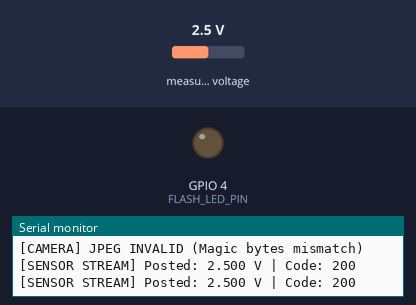
The sketch below on a simulated ESP32. Shown: output pins drawn as LEDs (lit = HIGH), the last lines printed to the serial monitor. The inputs (shaded band) are chosen by the test bench; at power-on: measured voltage 2.5 V. WiFi joins after 1.5 s; servers stay silent unless stated; uploads are accepted with an empty reply; the camera gives no picture.

Above: at 4.5 s.
4.6 s: measured voltage set to 0.5 V
7.6 s: measured voltage set to 0.2 V
9.1 s: measured voltage set to 1.2 V
At 11.95 s:
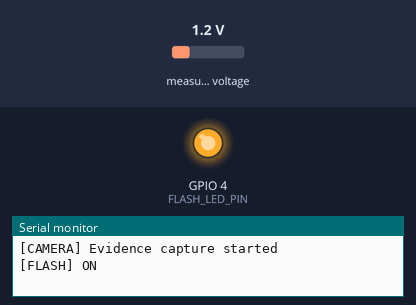
Timing chart, 0 to 13.1 s (numbered marks = the images above; inputs shaded):
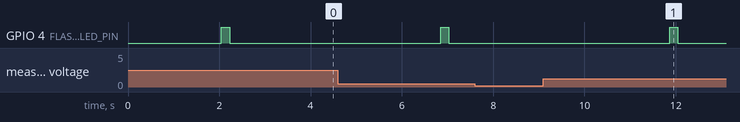

The sketch:

aware_esp32_cam.ino
```cpp
/**
 * =========================================================================
 * AWARE ESP32-CAM + ADS1115 + MQ Gas Sensor Firmware
 * FreeRTOS Dual-Core Architecture (Smooth MJPEG Stream + Real-Time Sensor)
 * Dedicated Hardware RAW Binary JPEG Ingestion (No Busboy / No Multipart)
 * Version: RAW-UPLOAD-V2
 * =========================================================================
 *
 * FreeRTOS Task Architecture:
 * ----------------------------
 * CORE 0:
 *   - StreamTask: Dedicated Port 81 MJPEG live stream server.
 *   - Runs at ~14-15 FPS (68 ms frame interval) with VGA/QVGA & JPEG.
 *   - Zero heap-churn frame loop + CAMERA_GRAB_LATEST.
 *   - Yields to FreeRTOS/lwIP stack so WiFi remains completely responsive.
 *
 * CORE 1:
 *   - SensorTask (loop): Reads ADS1115 (16-bit ADC) every 1000 ms.
 *   - Sends JSON HTTP POST to /api/sensors/reading.
 *   - Threshold State Machine with Debounced Clearing:
 *       Trigger: Voltage >= 0.400 V  --> Capture immediately + every 5s while active.
 *       Hysteresis: 0.390 V <= Voltage < 0.400 V  --> Stays active, continues 5s captures.
 *       Clear: Voltage < 0.390 V continuously for 3000 ms  --> Incident cleared.
 *
 * EVIDENCE CAPTURE (Mutex-Protected):
 *   - Flash LED (GPIO 4) turned ON only during shutter (~120ms), then OFF immediately.
 *   - Frame buffer copied to memory and cameraMutex released immediately (<20ms).
 *   - Validates JPEG SOI (0xFFD8) and EOI (0xFFD9).
 *   - Direct raw binary HTTP POST to /api/evidence/upload-raw.
 *   - Awaits HTTP 201 Created server response.
 *
 * Hardware Connections:
 * - ESP32-CAM (AI-Thinker model, OV2640)
 * - ADS1115 I2C: SDA -> GPIO 13, SCL -> GPIO 14
 * - MQ Gas Sensor Analog Out -> ADS1115 A0 (Channel 0)
 * - Built-in Flash LED -> GPIO 4
 */

#include "esp_camera.h"
#include <WiFi.h>
#include <HTTPClient.h>
#include <Wire.h>
#include <Adafruit_ADS1X15.h>

// ==========================================
// 1. NETWORK & BACKEND CONFIGURATION
// ==========================================
const char* ssid     = "Airtel_Vaathiyare";
const char* password = "Nanavanapoduren@69";

// Backend Server Configuration
const char* serverHost = "192.168.1.11";
const int   serverPort = 5009;
const String SENSOR_ENDPOINT   = "http://192.168.1.11:5009/api/sensors/reading";
const String RAW_EVIDENCE_PATH = "/api/evidence/upload-raw";

const char* DEVICE_ID = "ESP32-CAM-001";

// Threshold & Debounce Configuration
const float TRIGGER_THRESHOLD   = 0.400; // Voltage to start incident (V)
const float CLEAR_THRESHOLD     = 0.390; // Voltage to clear incident (V)
const unsigned long CLEAR_DEBOUNCE_MS = 3000; // 3 seconds continuous below 0.390V to clear

// Timing Configuration (millis)
const unsigned long SENSOR_INTERVAL       = 1000;  // 1-second sensor broadcast
const unsigned long EVIDENCE_INTERVAL     = 5000;  // 5-second recurring evidence capture
const unsigned long STREAM_FRAME_INTERVAL = 68;    // ~14.7 FPS (Smooth, stable frame rate)

// Live Stream Server on Port 81 (Managed on Core 0)
WiFiServer streamServer(81);
WiFiClient streamClient;
bool isStreaming = false;

// FreeRTOS Synchronization & Task Handles
SemaphoreHandle_t cameraMutex = NULL;
TaskHandle_t streamTaskHandle = NULL;

// Runtime State Variables
unsigned long lastSensorTime           = 0;
unsigned long lastEvidenceTime         = 0;
unsigned long belowClearThresholdTime  = 0;
bool isIncidentActive                  = false;

// ==========================================
// 2. HARDWARE PIN DEFINITIONS (AI-THINKER)
// ==========================================
#define PWDN_GPIO_NUM     32
#define RESET_GPIO_NUM    -1
#define XCLK_GPIO_NUM      0
#define SIOD_GPIO_NUM     26
#define SIOC_GPIO_NUM     27
#define Y9_GPIO_NUM       35
#define Y8_GPIO_NUM       34
#define Y7_GPIO_NUM       39
#define Y6_GPIO_NUM       36
#define Y5_GPIO_NUM       21
#define Y4_GPIO_NUM       19
#define Y3_GPIO_NUM       18
#define Y2_GPIO_NUM        5
#define VSYNC_GPIO_NUM    25
#define HREF_GPIO_NUM     23
#define PCLK_GPIO_NUM     22

#define FLASH_LED_PIN      4

// I2C Pins for ADS1115 on ESP32-CAM
#define I2C_SDA           13
#define I2C_SCL           14

Adafruit_ADS1115 ads;

// ==========================================
// 3. CAMERA INITIALIZATION (OV2640)
// ==========================================
bool initCamera() {
  camera_config_t config;
  config.ledc_channel = LEDC_CHANNEL_0;
  config.ledc_timer   = LEDC_TIMER_0;
  config.pin_d0       = Y2_GPIO_NUM;
  config.pin_d1       = Y3_GPIO_NUM;
  config.pin_d2       = Y4_GPIO_NUM;
  config.pin_d3       = Y5_GPIO_NUM;
  config.pin_d4       = Y6_GPIO_NUM;
  config.pin_d5       = Y7_GPIO_NUM;
  config.pin_d6       = Y8_GPIO_NUM;
  config.pin_d7       = Y9_GPIO_NUM;
  config.pin_xclk     = XCLK_GPIO_NUM;
  config.pin_pclk     = PCLK_GPIO_NUM;
  config.pin_vsync    = VSYNC_GPIO_NUM;
  config.pin_href     = HREF_GPIO_NUM;
  config.pin_sccb_sda = SIOD_GPIO_NUM;
  config.pin_sccb_scl = SIOC_GPIO_NUM;
  config.pin_pwdn     = PWDN_GPIO_NUM;
  config.pin_reset    = RESET_GPIO_NUM;
  config.xclk_freq_hz = 20000000; // Preserved working 20MHz clock
  config.pixel_format = PIXFORMAT_JPEG;
  config.grab_mode    = CAMERA_GRAB_LATEST; // Discards stale frames automatically

  if (psramFound()) {
    config.frame_size   = FRAMESIZE_VGA;
    config.jpeg_quality = 12;
    config.fb_count     = 2;
    config.fb_location  = CAMERA_FB_IN_PSRAM;
  } else {
    config.frame_size   = FRAMESIZE_QVGA;
    config.jpeg_quality = 14;
    config.fb_count     = 1;
    config.fb_location  = CAMERA_FB_IN_DRAM;
  }

  esp_err_t err = esp_camera_init(&config);
  if (err != ESP_OK) {
    Serial.printf("[CAMERA] Init failed with error 0x%x\n", err);
    return false;
  }

  // Set sensor tuning registers
  sensor_t * s = esp_camera_sensor_get();
  if (s != NULL) {
    s->set_brightness(s, 0);
    s->set_contrast(s, 0);
    s->set_saturation(s, 0);
  }

  Serial.println("[CAMERA] OV2640 Initialized");
  return true;
}

// ==========================================
// 4. READ SENSOR VOLTAGE (ADS1115 16-BIT)
// ==========================================
float readSensorVoltage() {
  int16_t adc0 = ads.readADC_SingleEnded(0);
  // ADS1115 GAIN_ONE: +/- 4.096V (1 bit = 0.125mV)
  float voltage = ads.computeVolts(adc0);
  if (voltage < 0.0) voltage = 0.0;
  return voltage;
}

// ==========================================
// 5. SEND SENSOR READING JSON (POST)
// ==========================================
void sendSensorReading(float voltage) {
  if (WiFi.status() != WL_CONNECTED) return;

  HTTPClient http;
  http.setTimeout(1500); // 1.5-second strict timeout
  http.begin(SENSOR_ENDPOINT);
  http.addHeader("Content-Type", "application/json");

  // Efficient payload creation
  char jsonPayload[64];
  snprintf(jsonPayload, sizeof(jsonPayload), "{\"deviceId\":\"%s\",\"voltage\":%.3f}", DEVICE_ID, voltage);

  int httpResponseCode = http.POST((uint8_t*)jsonPayload, strlen(jsonPayload));
  if (httpResponseCode > 0) {
    Serial.printf("[SENSOR STREAM] Posted: %.3f V | Code: %d\n", voltage, httpResponseCode);
  } else {
    Serial.printf("[SENSOR STREAM] Post error (%.3f V): %s\n", voltage, http.errorToString(httpResponseCode).c_str());
  }
  http.end();
}

// ==========================================
// 6. CAPTURE & UPLOAD EVIDENCE (RAW JPEG BINARY)
// ==========================================
void captureAndUploadEvidence(float voltage) {
  if (WiFi.status() != WL_CONNECTED) {
    Serial.println("[UPLOAD] WiFi not connected. Aborting evidence capture.");
    return;
  }

  uint8_t* evidenceBuffer = NULL;
  size_t evidenceLen = 0;

  Serial.println("[CAMERA] Evidence capture started");

  // 1. Acquire Camera Mutex (Wait up to 100ms)
  if (xSemaphoreTake(cameraMutex, pdMS_TO_TICKS(100)) == pdTRUE) {
    // Flash ON immediately before shutter
    digitalWrite(FLASH_LED_PIN, HIGH);
    Serial.println("[FLASH] ON");
    delay(120); // Flash & sensor exposure stabilization delay

    // Capture Frame
    camera_fb_t * fb = esp_camera_fb_get();

    // Flash OFF immediately after shutter
    digitalWrite(FLASH_LED_PIN, LOW);
    Serial.println("[FLASH] OFF");

    if (fb) {
      evidenceLen = fb->len;
      // Allocate copy buffer in PSRAM/Heap to release camera frame buffer immediately
      if (psramFound()) {
        evidenceBuffer = (uint8_t*)ps_malloc(evidenceLen);
      } else {
        evidenceBuffer = (uint8_t*)malloc(evidenceLen);
      }

      if (evidenceBuffer) {
        memcpy(evidenceBuffer, fb->buf, evidenceLen);
        Serial.printf("[CAMERA] JPEG captured: %u bytes\n", (unsigned int)evidenceLen);
      } else {
        Serial.println("[CAMERA] Memory allocation failed for evidence buffer!");
      }

      // Return camera buffer to driver immediately
      esp_camera_fb_return(fb);
    } else {
      Serial.println("[CAMERA] Camera capture failed! Framebuffer is NULL");
    }

    // Release Camera Mutex immediately (<20ms) so Live Stream on Core 0 can resume
    xSemaphoreGive(cameraMutex);
  } else {
    Serial.println("[CAMERA] Camera busy, skipping evidence frame.");
    return;
  }

  if (!evidenceBuffer || evidenceLen < 4) {
    if (evidenceBuffer) free(evidenceBuffer);
    return;
  }

  // 2. Validate JPEG SOI (0xFF, 0xD8) and EOI (0xFF, 0xD9)
  if (evidenceBuffer[0] == 0xFF && evidenceBuffer[1] == 0xD8 &&
      evidenceBuffer[evidenceLen - 2] == 0xFF && evidenceBuffer[evidenceLen - 1] == 0xD9) {
    Serial.println("[CAMERA] JPEG VALID");
    Serial.printf("[CAMERA] JPEG size: %u bytes\n", (unsigned int)evidenceLen);
  } else {
    Serial.println("[CAMERA] JPEG INVALID (Magic bytes mismatch)");
    free(evidenceBuffer);
    return;
  }

  // 3. Perform Direct Raw Binary JPEG Upload (No Multipart / No Busboy)
  Serial.printf("[UPLOAD] Connecting to %s:%d\n", serverHost, serverPort);
  WiFiClient client;
  client.setTimeout(4000); // 4 seconds timeout

  if (!client.connect(serverHost, serverPort)) {
    Serial.println("[UPLOAD] Backend connection FAILED");
    free(evidenceBuffer);
    return;
  }

  Serial.println("[UPLOAD] POST /api/evidence/upload-raw");
  Serial.printf("[UPLOAD] Sending JPEG: %u bytes\n", (unsigned int)evidenceLen);

  // Send raw HTTP request headers
  client.printf("POST /api/evidence/upload-raw HTTP/1.1\r\n"
                "Host: %s:%d\r\n"
                "User-Agent: AWARE-ESP32-CAM/1.0\r\n"
                "Content-Type: image/jpeg\r\n"
                "Content-Length: %u\r\n"
                "X-Device-ID: %s\r\n"
                "X-Voltage: %.4f\r\n"
                "X-Detection-Type: Threshold Exceeded\r\n"
                "Connection: close\r\n\r\n",
                serverHost, serverPort, (unsigned int)evidenceLen, DEVICE_ID, voltage);

  // Stream raw JPEG binary in 1024-byte chunks
  size_t bufferSize = 1024;
  size_t sentBytes = 0;
  for (size_t n = 0; n < evidenceLen; n += bufferSize) {
    size_t chunk = (n + bufferSize < evidenceLen) ? bufferSize : (evidenceLen - n);
    size_t written = client.write(evidenceBuffer + n, chunk);
    if (written == 0) {
      Serial.println("[UPLOAD] Socket write failed mid-stream!");
      break;
    }
    sentBytes += written;
  }
  client.flush();

  Serial.printf("[UPLOAD] Sent: %u / %u bytes\n", (unsigned int)sentBytes, (unsigned int)evidenceLen);
  Serial.println("[UPLOAD] Waiting for backend response...");

  // 4. Await and verify HTTP 201 Created server response
  unsigned long respStart = millis();
  int statusCode = 0;
  while (client.connected() && millis() - respStart < 4000) {
    if (client.available()) {
      String statusLine = client.readStringUntil('\n');
      if (statusLine.startsWith("HTTP/1.")) {
        int firstSpace = statusLine.indexOf(' ');
        if (firstSpace > 0) {
          statusCode = statusLine.substring(firstSpace + 1, firstSpace + 4).toInt();
        }
        break;
      }
    }
    vTaskDelay(pdMS_TO_TICKS(5));
  }

  if (statusCode == 201 || statusCode == 200) {
    Serial.printf("[UPLOAD] HTTP %d Created\n", statusCode);
    Serial.println("[UPLOAD] Evidence upload SUCCESS\n");
  } else if (statusCode > 0) {
    Serial.printf("[UPLOAD] Evidence upload FAILED - HTTP %d\n\n", statusCode);
  } else {
    Serial.println("[UPLOAD] Backend response TIMEOUT\n");
  }

  client.stop();
  free(evidenceBuffer);
}

// ==========================================
// 7. DEDICATED STREAM TASK (PINNED TO CORE 0)
// ==========================================
void streamTask(void *pvParameters) {
  Serial.printf("[STREAM TASK] Started on Core %d\n", xPortGetCoreID());

  // Cloudflare/Proxy compliant multipart HTTP response header
  static const char* mjpegResponseHeader =
    "HTTP/1.1 200 OK\r\n"
    "Content-Type: multipart/x-mixed-replace; boundary=frame\r\n"
    "Cache-Control: no-cache, no-store, must-revalidate, pre-check=0, post-check=0, max-age=0\r\n"
    "Pragma: no-cache\r\n"
    "Expires: -1\r\n"
    "Access-Control-Allow-Origin: *\r\n"
    "Access-Control-Allow-Headers: *\r\n"
    "Access-Control-Allow-Methods: GET, OPTIONS\r\n"
    "Connection: keep-alive\r\n\r\n";

  char frameHeader[96];

  for (;;) {
    // 1. Accept new incoming browser / Cloudflare tunnel connection on Port 81
    if (!streamClient || !streamClient.connected()) {
      WiFiClient newClient = streamServer.available();
      if (newClient) {
        streamClient = newClient;
        streamClient.setNoDelay(true);
        streamClient.setTimeout(2000); // 2-second timeout for streaming operations
        isStreaming = false;

        // Drain full HTTP request header from proxy / client to prevent socket pipeline stalls
        unsigned long startWait = millis();
        bool isBlankLine = false;
        char prevChar = 0;
        while (streamClient.connected() && (millis() - startWait < 500)) {
          while (streamClient.available()) {
            char c = streamClient.read();
            if (prevChar == '\n' && (c == '\r' || c == '\n')) {
              isBlankLine = true;
              break;
            }
            prevChar = c;
            startWait = millis();
          }
          if (isBlankLine) break;
          vTaskDelay(pdMS_TO_TICKS(2));
        }

        // Send standard MJPEG streaming HTTP response headers
        streamClient.print(mjpegResponseHeader);
        streamClient.flush();
        isStreaming = true;
        Serial.println("[STREAM SERVER] Stream client connected (Cloudflare/Browser) on Port 81");
      } else {
        vTaskDelay(pdMS_TO_TICKS(20));
        continue;
      }
    }

    // 2. Stream next JPEG frame if client is connected
    if (isStreaming && streamClient.connected()) {
      camera_fb_t * fb = NULL;

      // Acquire camera mutex briefly to grab the latest frame
      if (xSemaphoreTake(cameraMutex, pdMS_TO_TICKS(25)) == pdTRUE) {
        fb = esp_camera_fb_get();
        xSemaphoreGive(cameraMutex);
      }

      if (fb) {
        // Zero dynamic heap allocation: format header into fixed static buffer
        int headerLen = snprintf(frameHeader, sizeof(frameHeader),
          "--frame\r\nContent-Type: image/jpeg\r\nContent-Length: %u\r\n\r\n", (unsigned int)fb->len);

        size_t writtenHeader = streamClient.write((const uint8_t*)frameHeader, headerLen);
        bool writeSuccess = (writtenHeader == (size_t)headerLen);

        // Progressive chunked transmission (2KB chunks) to feed HTTP proxy progressively
        const size_t chunkSize = 2048;
        const uint8_t* bufPtr = fb->buf;
        size_t remaining = fb->len;

        while (writeSuccess && remaining > 0 && streamClient.connected()) {
          size_t toWrite = (remaining < chunkSize) ? remaining : chunkSize;
          size_t bytesWritten = streamClient.write(bufPtr, toWrite);
          if (bytesWritten == 0) {
            writeSuccess = false;
            break;
          }
          bufPtr += bytesWritten;
          remaining -= bytesWritten;
        }

        if (writeSuccess && streamClient.connected()) {
          streamClient.write((const uint8_t*)"\r\n", 2);
          streamClient.flush(); // Flush frame immediately down the wire
        } else {
          isStreaming = false;
        }

        // Always return camera frame buffer immediately
        esp_camera_fb_return(fb);
      }

      // Frame pacing: ~14.7 FPS (68 ms interval)
      vTaskDelay(pdMS_TO_TICKS(STREAM_FRAME_INTERVAL));
    } else {
      if (streamClient) {
        streamClient.stop();
      }
      isStreaming = false;
      vTaskDelay(pdMS_TO_TICKS(20));
    }
  }
}

// ==========================================
// 8. SETUP
// ==========================================
void setup() {
  Serial.begin(115200);

  // Initialize Flash LED pin and ensure it stays OFF
  pinMode(FLASH_LED_PIN, OUTPUT);
  digitalWrite(FLASH_LED_PIN, LOW);

  // Print Version & Mode Verification Banner
  Serial.println("\n========================================");
  Serial.println("AWARE ESP32-CAM FIRMWARE VERSION: RAW-UPLOAD-V2");
  Serial.println("5-SECOND EVIDENCE MODE: ENABLED");
  Serial.println("========================================\n");

  // Create FreeRTOS Camera Mutex
  cameraMutex = xSemaphoreCreateMutex();

  // Initialize I2C and ADS1115
  Wire.begin(I2C_SDA, I2C_SCL);
  if (!ads.begin()) {
    Serial.println("[ADS1115] Initialization failed! Check I2C wiring.");
  } else {
    ads.setGain(GAIN_ONE); // +/- 4.096V range (0.125mV/bit)
    Serial.println("[ADS1115] Initialized successfully.");
  }

  // Initialize Camera (Single OV2640 instance)
  if (!initCamera()) {
    Serial.println("[CAMERA] Initialization failed!");
  }

  // Connect to Wi-Fi
  Serial.printf("[WIFI] Connecting to SSID: %s\n", ssid);
  WiFi.begin(ssid, password);
  while (WiFi.status() != WL_CONNECTED) {
    delay(300);
    Serial.print(".");
  }

  // Start Port 81 Stream Server
  streamServer.begin();
  streamServer.setNoDelay(true);

  // Spawn dedicated StreamTask pinned to CORE 0 (Stack: 4096 words, Priority: 1)
  xTaskCreatePinnedToCore(
    streamTask,
    "StreamTask",
    4096,
    NULL,
    1,
    &streamTaskHandle,
    0
  );

  Serial.println("\n==========================================");
  Serial.println("AWARE ESP32-CAM READY");
  Serial.println("STREAM SERVER STARTED ON PORT 81 (CORE 0)");
  Serial.print("ESP32 IP: ");
  Serial.println(WiFi.localIP());
  Serial.println("STREAM SERVER: PORT 81");
  Serial.print("LIVE STREAM:\nhttp://");
  Serial.print(WiFi.localIP());
  Serial.println(":81/stream");
  Serial.println("==========================================");
}

// ==========================================
// 9. MAIN SENSOR & THRESHOLD LOOP (CORE 1)
// ==========================================
void loop() {
  unsigned long currentMillis = millis();

  // Read current live voltage from ADS1115
  float currentVoltage = readSensorVoltage();

  // -------------------------------------------------------------
  // TASK 1: Live Sensor Telemetry Stream (~1-Second Interval)
  // -------------------------------------------------------------
  if (currentMillis - lastSensorTime >= SENSOR_INTERVAL) {
    lastSensorTime = currentMillis;
    sendSensorReading(currentVoltage);
  }

  // -------------------------------------------------------------
  // TASK 2: 5-Second Evidence Capture + Debounced Hysteresis
  // -------------------------------------------------------------
  if (currentVoltage >= TRIGGER_THRESHOLD) {
    // Voltage is at or above trigger threshold (>= 0.400 V)
    belowClearThresholdTime = 0; // Reset clear debounce timer

    if (!isIncidentActive) {
      // 1. FIRST BREACH: Start incident immediately & take first photo
      isIncidentActive = true;
      lastEvidenceTime = currentMillis;
      Serial.printf("\n[THRESHOLD] NEW BREACH: %.3f V >= %.3f V\n", currentVoltage, TRIGGER_THRESHOLD);
      captureAndUploadEvidence(currentVoltage);
    }
    else if (currentMillis - lastEvidenceTime >= EVIDENCE_INTERVAL) {
      // 2. RECURRING 5-SECOND CAPTURE: Take another photo every 5 seconds while active
      lastEvidenceTime = currentMillis;
      Serial.printf("\n[CAMERA] 5-second evidence interval reached (Voltage: %.3f V)\n", currentVoltage);
      captureAndUploadEvidence(currentVoltage);
    }
  }
  else if (currentVoltage < CLEAR_THRESHOLD) {
    // Voltage dropped below clear threshold (< 0.390 V)
    if (isIncidentActive) {
      if (belowClearThresholdTime == 0) {
        belowClearThresholdTime = currentMillis; // Start debounce timer
      }
      else if (currentMillis - belowClearThresholdTime >= CLEAR_DEBOUNCE_MS) {
        // Voltage remained continuously below CLEAR_THRESHOLD for 3 seconds -> CLEAR INCIDENT
        isIncidentActive = false;
        belowClearThresholdTime = 0;
        Serial.printf("\n[THRESHOLD] INCIDENT CLEARED (Voltage: %.3f V < %.3f V continuously for %lu ms)\n",
                      currentVoltage, CLEAR_THRESHOLD, CLEAR_DEBOUNCE_MS);
        Serial.println("[THRESHOLD] Evidence capture cycle stopped\n");
      }
    }
  }
  else {
    // Voltage is in Hysteresis Band (0.390 V <= Voltage < 0.400 V)
    // Sensor is fluctuating: remain in active incident state, reset clear timer
    belowClearThresholdTime = 0;

    if (isIncidentActive && (currentMillis - lastEvidenceTime >= EVIDENCE_INTERVAL)) {
      lastEvidenceTime = currentMillis;
      Serial.printf("\n[CAMERA] 5-second evidence interval reached in hysteresis band (Voltage: %.3f V)\n", currentVoltage);
      captureAndUploadEvidence(currentVoltage);
    }
  }

  // Yield loop to Core 1 FreeRTOS scheduler
  vTaskDelay(pdMS_TO_TICKS(10));
}
```

Measured:
- after the input at 9.1 s, GPIO 4 (FLASH_LED_PIN): LOW → HIGH after 2.8 s, → LOW 0.18 s later
